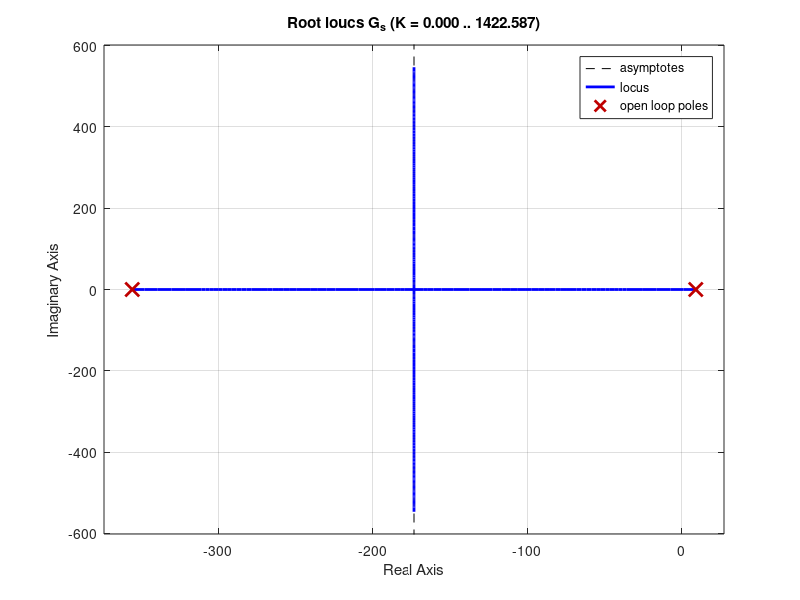

Here is the MATLAB script that generated this plot: (Note: this script raises an error after producing the figure.)
b = 1.04e-1; % N * s / mm
m = 3.00e-4; % kg
a = 9.59e-1; % N / mm
Tdelay = 1e-3; % s
LowPass_delay = 10e-3; % s

Fm0 = 7.01e-02; % N / A

Kp = 1; % parameter to vary
Kd = 1 ./ 20;

C_s = tf([Kd, Kp], [1]);
G_s = tf([Fm0], [m, b, -a]);
Delay_s = tf([Tdelay .^ 2 ./ 12, -Tdelay ./ 2, 1], ...
             [Tdelay .^ 2 ./ 12,  Tdelay ./ 2, 1]);
LowPass_s = tf([1], [1, 1 ./ LowPass_delay]);

G2_s = C_s * G_s
G3_s = G2_s * Delay_s
G4_s = G3_s * LowPass_s

figure(1);
clf;
rlocus(G_s)

figure(2);
clf;
rlocus(G_s, G2_s)

figure(3);
clf;
rlocus(G3_s)


figure(4);
clf;
rlocus(LowPass_s)

figure(5);
clf;
rlocus(G4_s)

figure(6);
clf;
bode(G4_s)